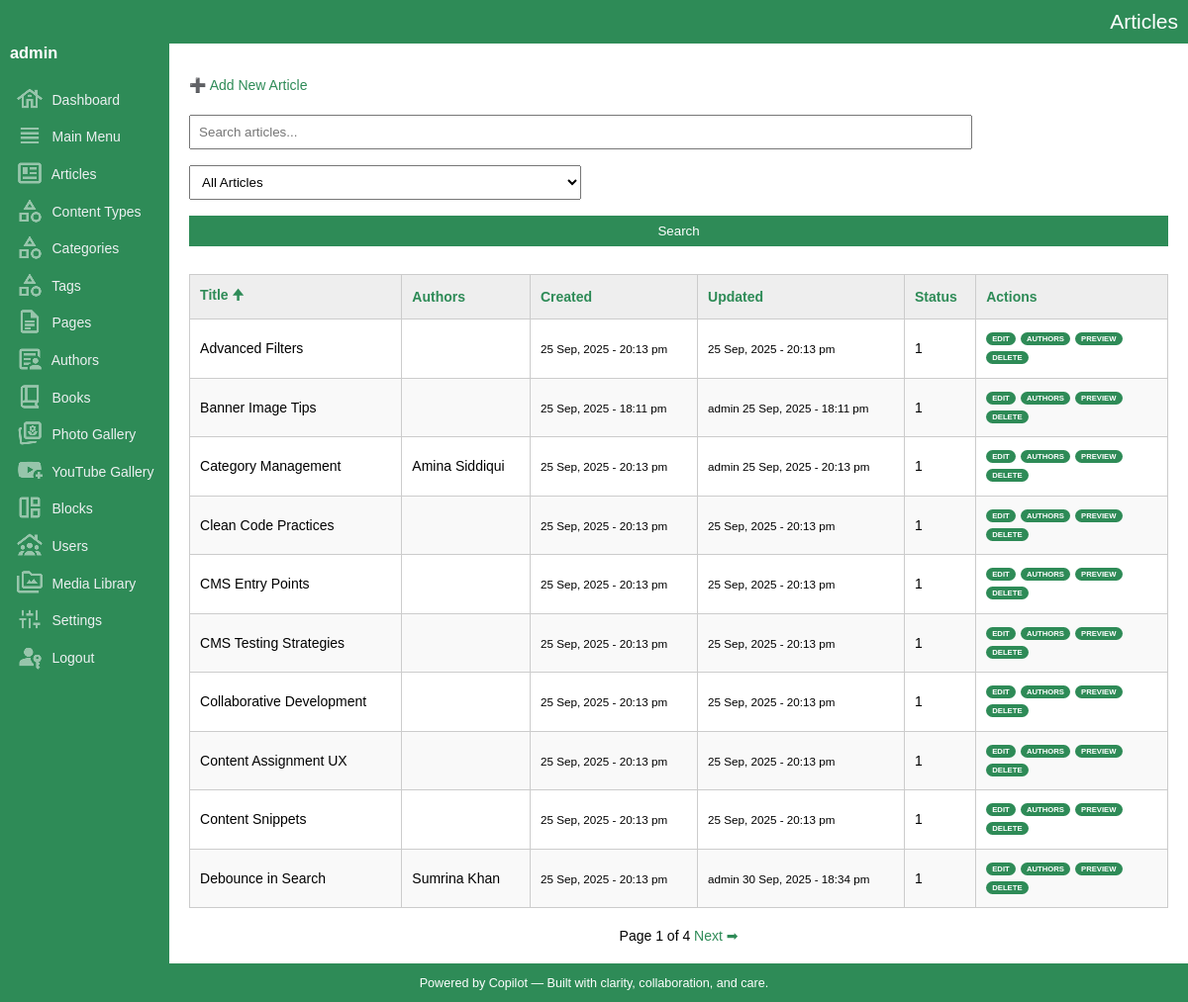
/admin/articles/list.php?sort=title&dir=asc (signed in), run on an earlier commit of the app's database.
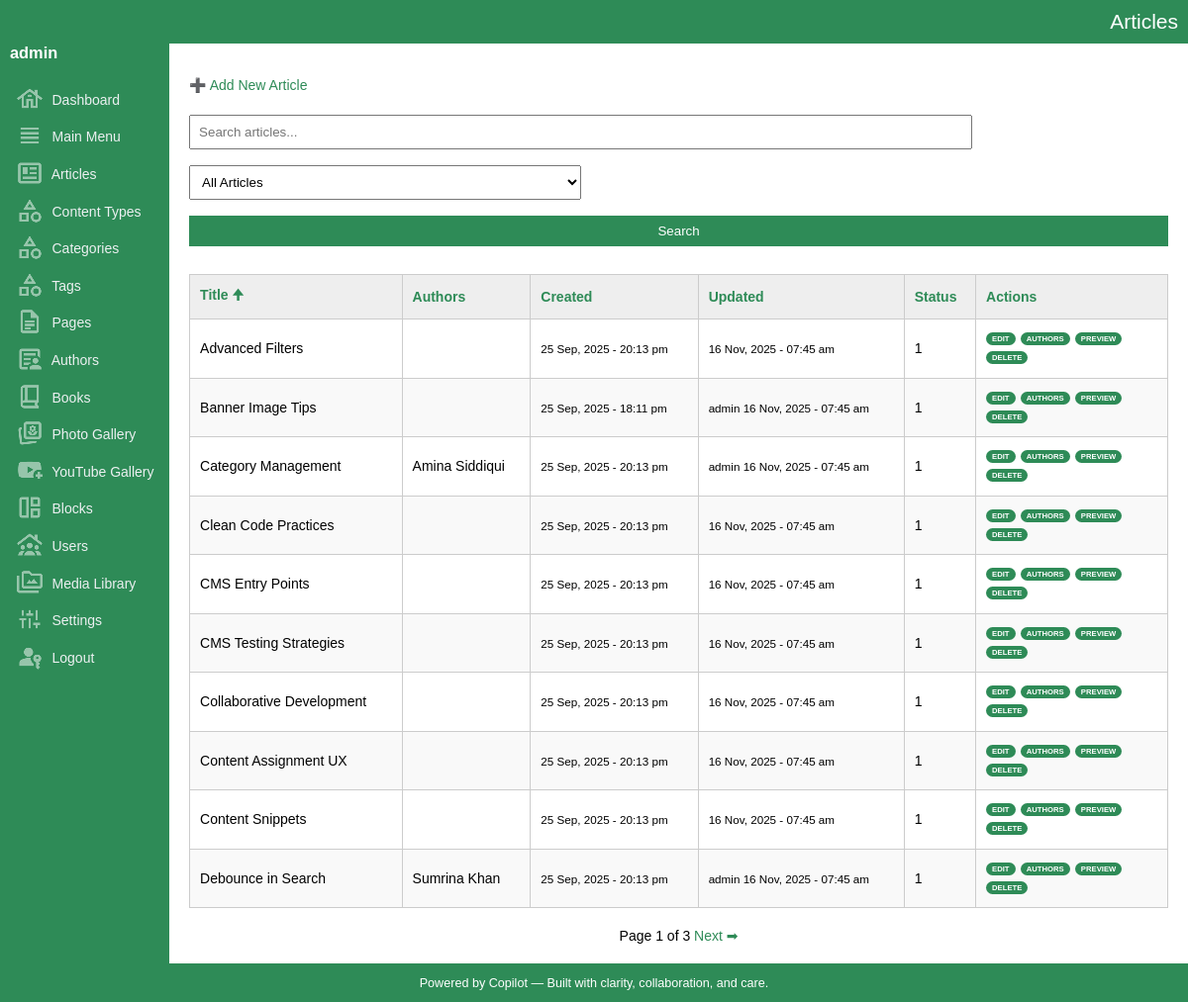
And on a later commit of the database.
### tables this page shows
CREATE TABLE IF NOT EXISTS `articles` (
  `key_articles` int(10) UNSIGNED NOT NULL AUTO_INCREMENT,
  `key_media_banner` int(10) UNSIGNED DEFAULT '0',
  `document_code` varchar(50) NOT NULL DEFAULT '',
  `title` varchar(300) NOT NULL DEFAULT '',
  `title_sub` varchar(300) NOT NULL DEFAULT '',
  `article_snippet` varchar(1000) NOT NULL DEFAULT '',
  `article_content` mediumtext NOT NULL,
  `content_type` varchar(300) NOT NULL DEFAULT '',
  `book_indent_level` tinyint(4) NOT NULL DEFAULT '0',
  `url` varchar(200) NOT NULL DEFAULT '',
  `banner_image_url` varchar(2000) DEFAULT '',
  `sort` smallint(6) NOT NULL DEFAULT '0',
  `entry_date_time` datetime NOT NULL DEFAULT CURRENT_TIMESTAMP,
  `update_date_time` datetime NOT NULL DEFAULT CURRENT_TIMESTAMP ON UPDATE CURRENT_TIMESTAMP,
  `created_by` int(10) UNSIGNED DEFAULT NULL,
  `updated_by` int(10) UNSIGNED DEFAULT NULL,
  `is_featured` tinyint(1) NOT NULL DEFAULT '0',
  `show_on_home` tinyint(1) NOT NULL DEFAULT '1',
  `is_active` tinyint(1) DEFAULT '1',
  PRIMARY KEY (`key_articles`),
  KEY `fk_articles_media` (`key_media_banner`),
  KEY `entry_date_time` (`entry_date_time`),
  KEY `update_date_time` (`update_date_time`),
  KEY `is_active` (`is_active`),
  KEY `is_featured` (`is_featured`),
  KEY `document_code` (`document_code`)
);

CREATE TABLE IF NOT EXISTS `users` (
  `key_user` int(10) UNSIGNED NOT NULL AUTO_INCREMENT,
  `key_media_banner` int(10) UNSIGNED NOT NULL,
  `name` varchar(200) NOT NULL DEFAULT '',
  `username` varchar(100) NOT NULL,
  `password_hash` varchar(255) NOT NULL,
  `email` varchar(200) DEFAULT NULL,
  `role` enum('admin','editor','viewer') DEFAULT 'viewer',
  `is_active` tinyint(1) DEFAULT '1',
  `entry_date_time` datetime DEFAULT CURRENT_TIMESTAMP,
  `update_date_time` datetime DEFAULT CURRENT_TIMESTAMP ON UPDATE CURRENT_TIMESTAMP,
  `phone` varchar(20) DEFAULT NULL,
  `address` text,
  `city` varchar(100) DEFAULT NULL,
  `state` varchar(100) DEFAULT NULL,
  `country` varchar(100) DEFAULT NULL,
  `description` text,
  `url` varchar(200) DEFAULT NULL,
  `banner_image_url` varchar(2000) NOT NULL,
  PRIMARY KEY (`key_user`),
  UNIQUE KEY `username` (`username`)
);

### admin/articles/list.php (the view, shortened to what this page needs)
<?php
include_once('../../dbconnection.php');
include_once('../functions.php');
include_once('../layout.php');
?>
<p><a href="#" onclick="openModal()">➕ Add New Article</a></p>
<form method="get">
    <input type="text" name="q" placeholder="Search articles..." value="<?= htmlspecialchars($_GET['q'] ?? '') ?>">
    <select name="filter" onchange="this.form.submit()">
        <option value="">All Articles</option>
    </select>
    <input type="submit" value="Search">
</form>
<table>
	<thead>
		<tr>
			<th><?= sortLink('Title', 'title', $_GET['sort'] ?? '', $_GET['dir'] ?? '') ?></th>
			<th>Authors</th>
			<th><?= sortLink('Created', 'entry_date_time', $_GET['sort'] ?? '', $_GET['dir'] ?? '') ?></th>
			<th><?= sortLink('Updated', 'update_date_time', $_GET['sort'] ?? '', $_GET['dir'] ?? '') ?></th>
			<th><?= sortLink('Status', 'is_active', $_GET['sort'] ?? '', $_GET['dir'] ?? '') ?></th>
			<th>Actions</th>
		</tr>
	</thead>
	<tbody>
	<?php
	$limit = 10;
	$page = isset($_GET['page']) ? max(1, intval($_GET['page'])) : 1;
	$offset = ($page - 1) * $limit;
	$q = $_GET['q'] ?? '';
	$q = $conn->real_escape_string($q);
	$sort = $_GET['sort'] ?? 'entry_date_time';
	$dir = $_GET['dir'] ?? 'desc';
	$sql = "SELECT key_articles, title, article_snippet, entry_date_time, update_date_time, is_active
			FROM articles";
	$sql .= " ORDER BY $sort $dir LIMIT $limit OFFSET $offset";
	$result = $conn->query($sql);
	while ($row = $result->fetch_assoc()) {
		$keyArticles = $row['key_articles'];
		$createdUpdated = $conn->query("SELECT
			a.key_articles,
			u1.username AS creator,
			u2.username AS updater
			FROM articles a
			LEFT JOIN users u1 ON a.created_by = u1.key_user
			LEFT JOIN users u2 ON a.updated_by = u2.key_user
			WHERE key_articles = $keyArticles")->fetch_assoc();
		$authRes = $conn->query("SELECT a.name FROM authors a JOIN article_authors aa ON a.key_authors = aa.key_authors WHERE aa.key_articles = $keyArticles");
		$authorNames = [];
		while ($a = $authRes->fetch_assoc()) {
		  $authorNames[] = $a['name'];
		}
		$authorDisplay = implode(', ', $authorNames);
		$date_created = date_format(date_create($row["entry_date_time"]), "d M, Y - H:i a");
		$date_updated = date_format(date_create($row["update_date_time"]), "d M, Y - H:i a");
		echo "<tr>
		<td>{$row['title']}</td>
		<td>" . htmlspecialchars($authorDisplay) . "</td>
		<td><small>{$createdUpdated['creator']} $date_created</small></td>
		<td><small>{$createdUpdated['updater']} $date_updated</small></td>
		<td>{$row['is_active']}</td>
		<td class='record-action-links'>
		  <a href='#' onclick='editItem({$row['key_articles']}, \"get_article.php\", [\"title\",\"title_sub\",\"article_snippet\",\"article_content\",\"url\",\"book_indent_level\",\"banner_image_url\",\"key_media_banner\",\"sort\",\"entry_date_time\",\"update_date_time\",\"is_featured\",\"show_on_home\",\"is_active\"])'>Edit</a>
		  <a href='#' onclick='openAuthorModal({$row['key_articles']})'>Authors</a>
		  <a href='preview.php?id={$row['key_articles']}' target='_blank'>Preview</a>
		  <a href='delete.php?id={$row['key_articles']}' onclick='return confirm(\"Delete this article?\")'>Delete</a>
		</td>
		</tr>";
	}
	$countSql = "SELECT COUNT(*) AS total FROM articles";
	$countResult = $conn->query($countSql);
	$totalArticles = $countResult->fetch_assoc()['total'];
	$totalPages = ceil($totalArticles / $limit);
	?>
	</tbody>
</table>
<div id="pager">
	Page <?php echo $page; ?> of <?php echo $totalPages; ?>
	<?php if ($page < $totalPages): ?>
	<a href="?page=<?php echo $page + 1; ?>&q=<?php echo urlencode($q); ?>&sort=<?php echo urlencode($sort); ?>&dir=<?php echo urlencode($dir); ?>">Next ➡</a>
	<?php endif; ?>
</div>

What changed in the data, as far as the page shows it:
changed articles "Advanced Filters": update_date_time "25 Sep, 2025 - 20:13 pm" → "16 Nov, 2025 - 07:45 am"
changed articles "Banner Image Tips": update_date_time "25 Sep, 2025 - 18:11 pm" → "16 Nov, 2025 - 07:45 am"
changed articles "Category Management": update_date_time "25 Sep, 2025 - 20:13 pm" → "16 Nov, 2025 - 07:45 am"
changed articles "Clean Code Practices": update_date_time "25 Sep, 2025 - 20:13 pm" → "16 Nov, 2025 - 07:45 am"
changed articles "CMS Entry Points": update_date_time "25 Sep, 2025 - 20:13 pm" → "16 Nov, 2025 - 07:45 am"
changed articles "CMS Testing Strategies": update_date_time "25 Sep, 2025 - 20:13 pm" → "16 Nov, 2025 - 07:45 am"
changed articles "Collaborative Development": update_date_time "25 Sep, 2025 - 20:13 pm" → "16 Nov, 2025 - 07:45 am"
changed articles "Content Assignment UX": update_date_time "25 Sep, 2025 - 20:13 pm" → "16 Nov, 2025 - 07:45 am"
changed articles "Content Snippets": update_date_time "25 Sep, 2025 - 20:13 pm" → "16 Nov, 2025 - 07:45 am"
changed articles "Debounce in Search": update_date_time "30 Sep, 2025 - 18:34 pm" → "16 Nov, 2025 - 07:45 am"
Also different on the page:
$totalPages: "4" → "3"
